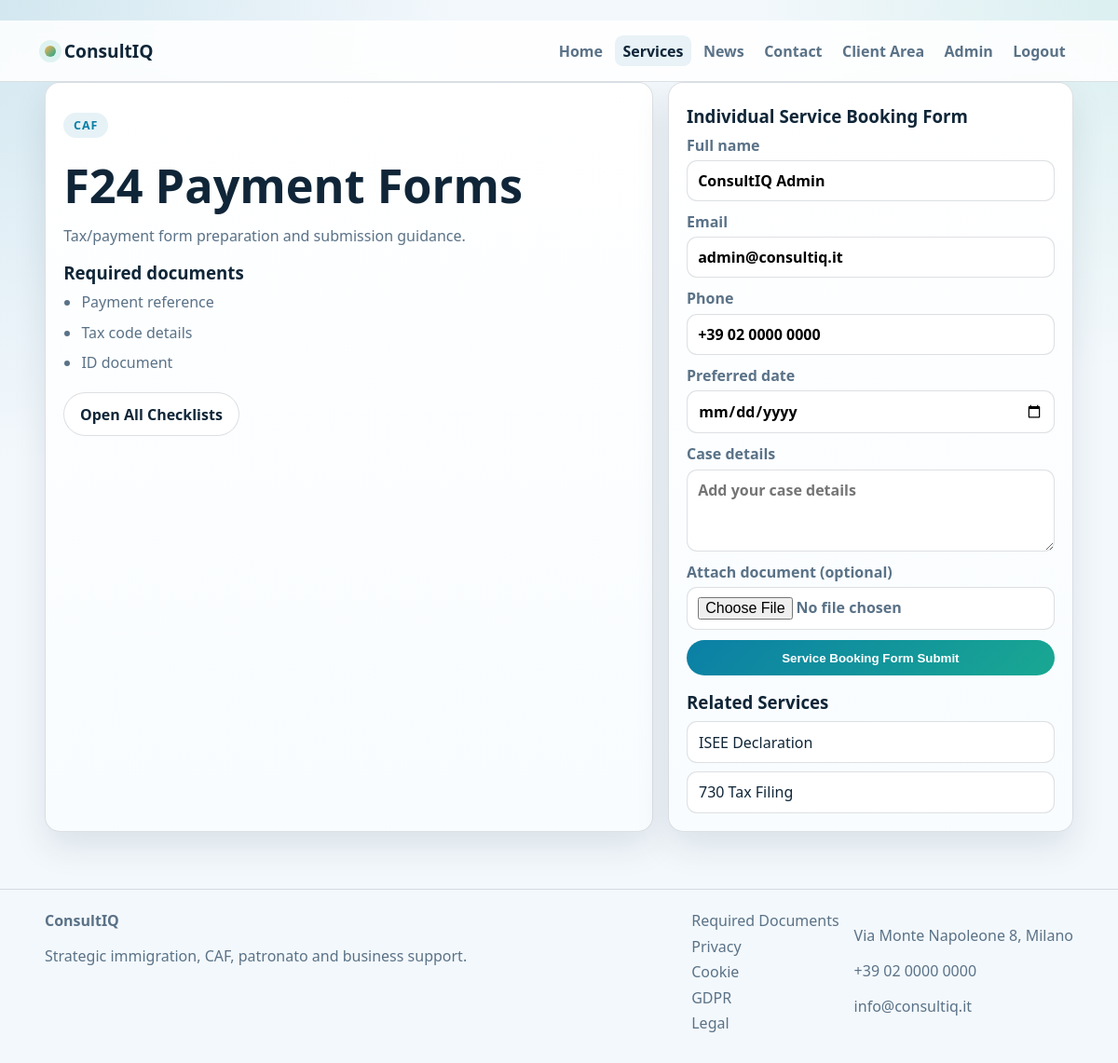
The page /services/caf-f24 (signed in) on the database its author committed.
### tables this page shows
CREATE TABLE users (id INTEGER PRIMARY KEY AUTOINCREMENT, full_name TEXT NOT NULL, email TEXT NOT NULL UNIQUE, phone TEXT, password_hash TEXT NOT NULL, role TEXT NOT NULL DEFAULT 'client', admin_totp_secret TEXT, created_at TEXT DEFAULT CURRENT_TIMESTAMP);

### main.py (the view)
@app.get("/services/{slug}")
def service_detail(request: Request, slug: str, booked: int = 0):
    service = SERVICE_BY_SLUG.get(slug)
    if not service:
        return RedirectResponse(url="/services", status_code=303)
    related = [s for s in SERVICES if s["category"] == service["category"] and s["slug"] != slug][:3]
    return render(request, "service_detail.html", page="services", title=f"{service['title']} | ConsultIQ", service=service, related=related, booked=booked)

### templates/service_detail.html (shortened to what this page needs)
﻿{% extends "base.html" %}
{% block content %}
<main class="section">
  <div class="container split-detail">
    <article class="card detail-main">
      <p class="pill">{{ service.category }}</p>
      <h1>{{ service.title }}</h1>
      <p class="lead">{{ service.summary }}</p>
      <h3>Required documents</h3>
      <ul>
        {% for d in service.documents %}<li>{{ d }}</li>{% endfor %}
      </ul>
      <div class="actions">
        <a class="btn ghost" href="/required-documents">Open All Checklists</a>
      </div>
    </article>
    <aside class="card">
      <h3>Individual Service Booking Form</h3>
      <form class="form plain" method="post" action="/services/{{ service.slug }}/book" enctype="multipart/form-data">
        <label>Full name<input type="text" name="full_name" value="{{ user.full_name if user else '' }}" required></label>
        <label>Email<input type="email" name="email" value="{{ user.email if user else '' }}" required></label>
        <label>Phone<input type="text" name="phone" value="{{ user.phone if user and user.phone else '' }}" required></label>
        <label>Preferred date<input type="date" name="preferred_date" required></label>
        <label>Case details<textarea name="message" rows="3" placeholder="Add your case details"></textarea></label>
        <label>Attach document (optional)<input type="file" name="document"></label>
        <button class="btn primary" type="submit">Service Booking Form Submit</button>
      </form>
      <h3>Related Services</h3>
      <div class="stack">
        {% for r in related %}
        <a class="tile-link" href="/services/{{ r.slug }}">{{ r.title }}</a>
        {% else %}
        <p>No related services.</p>
        {% endfor %}
      </div>
    </aside>
  </div>
</main>
{% endblock %}

### static/css/styles.css (style rules this page uses)
* { box-sizing: border-box; }
body { margin: 0; font-family: "Plus Jakarta Sans", "Segoe UI", sans-serif; color: var(--text); background: radial-gradient(circle at 0% 0%, rgba(11,127,166,.14), transparent 30%), radial-gradient(circle at 100% 0%, rgba(25,168,146,.11), transparent 24%), var(--bg); }
.container { width: min(1160px, 92vw); margin: 0 auto; }
h1 { margin: .72rem 0 .8rem; font-size: clamp(2rem, 4.2vw, 3.5rem); line-height: 1.08; }
h3 { margin: .2rem 0 .5rem; }
.lead { color: var(--muted); max-width: 66ch; }
.pill { display: inline-flex; padding: .32rem .68rem; border-radius: 999px; background: rgba(11,127,166,.1); color: var(--primary); font-size: .78rem; font-weight: 800; letter-spacing: .08em; text-transform: uppercase; }
.section { padding: 0 0 2.8rem; }
.actions { display: flex; flex-wrap: wrap; gap: .7rem; margin-top: 1rem; }
.btn { display: inline-flex; align-items: center; justify-content: center; text-decoration: none; border: 0; border-radius: 999px; padding: .72rem 1.05rem; font-weight: 700; cursor: pointer; }
.btn.primary { background: linear-gradient(135deg, var(--primary), var(--secondary)); color: #fff; }
.btn.ghost { border: 1px solid var(--line); background: #fff; color: var(--text); }
.glass-panel, .card, .table-wrap, .form { border: 1px solid var(--line); border-radius: 1rem; background: linear-gradient(180deg, rgba(255,255,255,.98), rgba(248,252,255,.98)); box-shadow: var(--shadow); }
.glass-panel, .card { padding: 1.2rem; }
.glass-panel ul, .card ul { margin: 0; padding-left: 1.2rem; color: var(--muted); display: grid; gap: .35rem; }
.split, .split-detail { display: grid; grid-template-columns: minmax(0,1.2fr) minmax(300px,.8fr); gap: 1rem; }
.detail-main li { margin-bottom: .3rem; }
.stack { display: grid; gap: .55rem; }
.tile-link { text-decoration: none; color: var(--text); border: 1px solid var(--line); border-radius: .7rem; padding: .65rem .75rem; background: #fff; }
label { display: grid; gap: .34rem; font-weight: 600; color: var(--muted); }
input, select, textarea { width: 100%; border: 1px solid var(--line); border-radius: .7rem; padding: .62rem .7rem; font: inherit; background: #fff; }
.form { padding: 1rem; display: grid; gap: .7rem; }
.form.plain { border: 0; box-shadow: none; background: transparent; padding: 0; }

### rows shown on the page
users: full_name "ConsultIQ Admin", email "admin@consultiq.it", phone "+39 02 0000 0000"

### other values the page prints
{{ service.category }} "CAF"
{{ service.title }} "F24 Payment Forms"
{{ service.summary }} "Tax/payment form preparation and submission guidance."
{{ d }} "Payment reference" "Tax code details" "ID document"
{{ r.title }} "ISEE Declaration" "730 Tax Filing"
